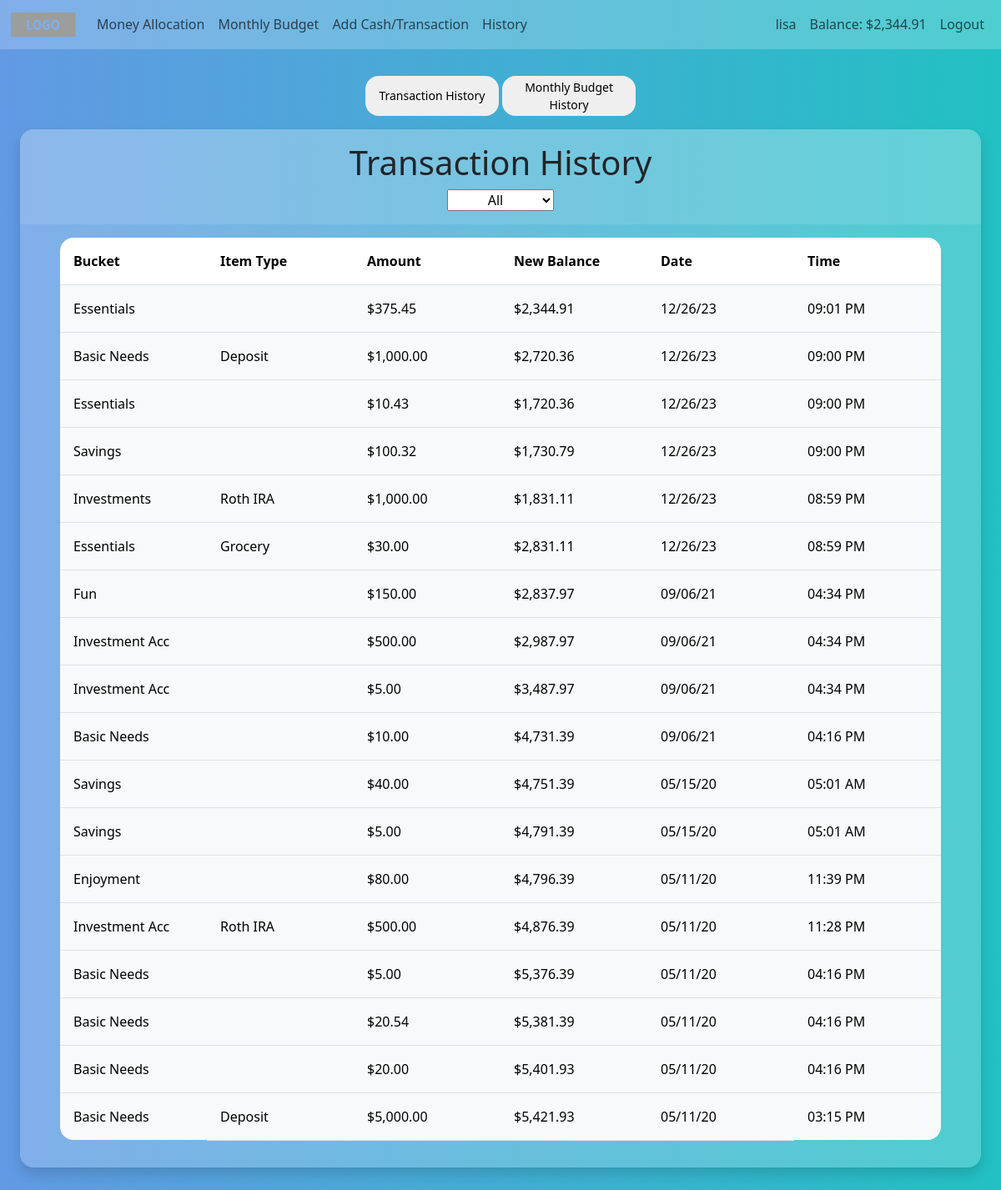
The app's page /history (signed in) with its own data.
### tables this page shows
CREATE TABLE history (
                                id INTEGER NOT NULL,
                                owner_id INTEGER NOT NULL,
                                item_type TEXT,
                                bucket TEXT NOT NULL,
                                amt NUMERIC NOT NULL,
                                new_balance NUMERIC NOT NULL,
                                date DATE NOT NULL,
                                time TIME NOT NULL,
                                FOREIGN KEY(owner_id) REFERENCES users(id),
                                PRIMARY KEY(id)
                              );

### app.py (the view)
@app.route("/history")
@login_required
def history():
    transactions = db.execute("SELECT * FROM history WHERE owner_id = ?", session["user_id"])
    transactions.reverse()
    dates = db.execute("SELECT date FROM history WHERE owner_id = ?", session["user_id"])
    month_yr_list = []
    for date in dates:
        extracted = datetime.strptime(date["date"], "%m/%d/%y")
        month_yr = f"{extracted.strftime('%b')} {extracted.year}"
        if month_yr not in month_yr_list:
            month_yr_list.append(month_yr)
    month_yr_list.reverse()
    return render_template("history.html", transactions=transactions, usd=usd, month_yr_list=month_yr_list)

### app.py (called while the page is built)
@app.template_filter("hour_min")
def hour_min_filter(value, format="%I:%M %p"):
    return datetime.strptime(value, '%I:%M:%S:%f %p').strftime("%I:%M %p")

@app.after_request
def after_request(response):
    response.headers["Cache-Control"] = "no-cache, no-store, must-revalidate"
    response.headers["Expires"] = 0
    response.headers["Pragma"] = "no-cache"
    return response

### helpers.py (called while the page is built)
def login_required(f):
    @wraps(f)
    def decorated_function(*args, **kwargs):
        if session.get("user_id") is None:
            return redirect("/login")
        return f(*args, **kwargs)
    return decorated_function

def usd(value):
    return f"${value:,.2f}"

### templates/history.html (shortened to what this page needs)
{% extends "layout.html" %}
{% block main %}
<div class="history-btn-ctnr">
    <button class="history-btn transaction-history-btn">Transaction History</button>
    <button class="history-btn budget-history-btn">Monthly Budget History</button>
</div>
<div class="d-flex flex-column align-items-center history-ctnr ctnr shadow">
    <div class="header history-header d-flex flex-column align-items-center">
        <h1 class="text-center">Transaction History</h1>
        <select name="dates" class="text-center dates">
            <option value="all">All</option>
        </select>
    </div>
    <table class="table history-table">
        <tr>
            <th>Bucket</th>
            <th>Item Type</th>
            <th>Amount</th>
            <th>New Balance</th>
            <th>Date</th>
            <th>Time</th>
        </tr>
        {% if transactions | length > 0 %}
            {% for transaction in transactions %}
                <tr class="transaction-row">
                    <td>{{ transaction.bucket }}</td>
                    <td>{{ transaction.item_type }}</td>
                    <td>{{ usd(transaction.amt) }}</td>
                    <td>{{ usd(transaction.new_balance) }}</td>
                    <td class="date">{{ transaction.date }}</td>
                    <td>{{ transaction.time | hour_min }}</td>
                </tr>
            {% endfor %}
        {% endif %}
    </table>
</div>
{% endblock %}

### static/styles.css (style rules this page uses)
body { background: linear-gradient(90deg, #629ae4 0%, #22c1c3 100%); }
table tr:first-child th:first-child { border-top-left-radius: 1rem; }
table tr:first-child th:last-child { border-top-right-radius: 1rem; }
table tr:last-child td:first-child { border-bottom: none; border-bottom-left-radius: 1rem; }
table tr:last-child td:last-child { border-bottom: none; border-bottom-right-radius: 1rem; }
.header { width: calc(100% + 6rem); transform: translateY(-1rem); border-radius: 1rem 1rem 0 0; background-color: rgba(255, 255, 255, 0.1); }
.history-header { padding: 1rem 0 1rem 0; }
.ctnr { width: fit-content; margin: 0 auto; padding: 1rem 3rem 1rem 3rem; background-color: rgba(255, 255, 255, 0.2); border-radius: 1rem; }
.table th, .table td { padding: 1rem; }
.history-btn-ctnr { margin: 0 auto; width: fit-content; }
.history-btn { border: none; width: 10rem; height: 3rem; border-radius: 1rem; font-size: 14px; margin-bottom: 1rem; }
.budget-history-btn { vertical-align: top; }
.transaction-row td { width: 11rem; }
.dates { width: 8rem; }
.history-ctnr { margin-bottom: 2rem; }
.table { width: fit-content; }
.table tr td { background-color: rgba(248, 249, 250, 255) }
.shadow { box-shadow: 0px 5px 10px 0px rgba(0, 0, 0, 0.5); }

### records on screen
history: amt "$375.45", new_balance "$2,344.91"
history: amt "$1,000.00", new_balance "$2,720.36"
history: amt "$10.43", new_balance "$1,720.36"
history: amt "$100.32", new_balance "$1,730.79"
history: amt "$1,000.00", new_balance "$1,831.11"
history: amt "$30.00", new_balance "$2,831.11"
history: amt "$150.00", new_balance "$2,837.97"
history: amt "$500.00", new_balance "$2,987.97"
history: amt "$5.00", new_balance "$3,487.97"
history: amt "$10.00", new_balance "$4,731.39"
history: amt "$40.00", new_balance "$4,751.39"
history: amt "$5.00", new_balance "$4,791.39"
history: amt "$80.00", new_balance "$4,796.39"
history: amt "$500.00", new_balance "$4,876.39"
history: amt "$5.00", new_balance "$5,376.39"
history: amt "$20.54", new_balance "$5,381.39"
history: amt "$20.00", new_balance "$5,401.93"
history: amt "$5,000.00", new_balance "$5,421.93"

### other values on screen
{{ session["username"] }} "lisa"
{{ session["balance"] }} "$2,344.91"
